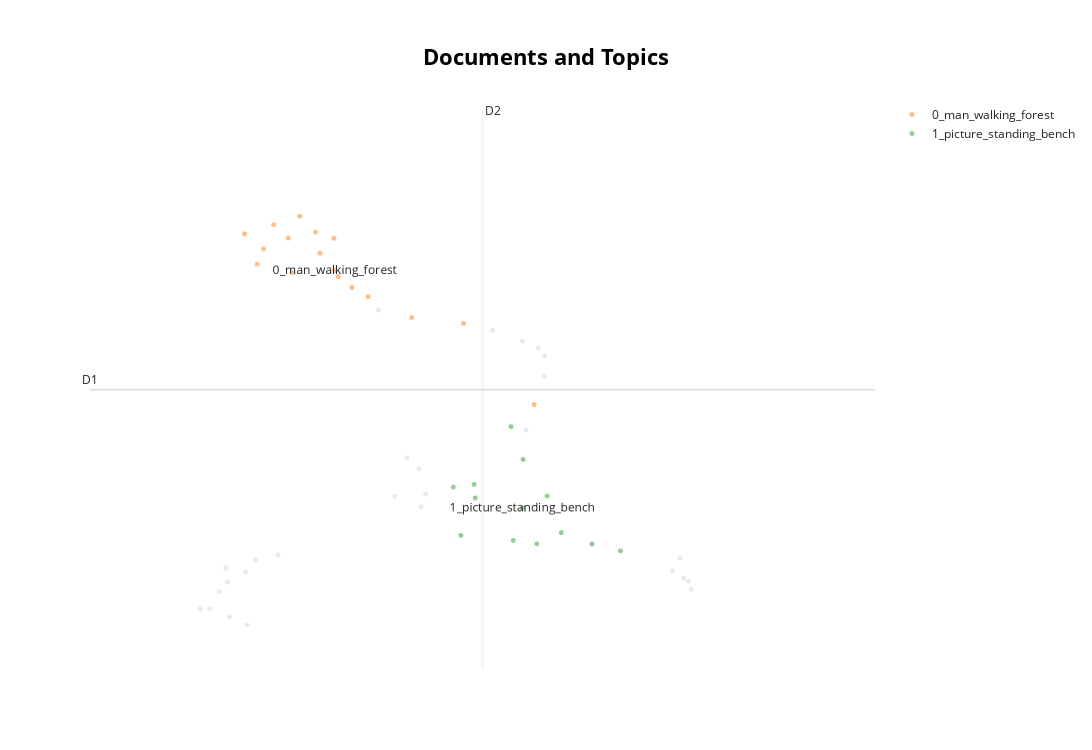

Source (notebook cell):
### Code cell
topic_model.visualize_documents(captions_sound)

### Figure 1 — Plotly figure (JSON) as saved in the notebook; plotly's stock layout.template omitted (floating-point values rounded to 4 significant figures)
{"data": [{"hoverinfo": "text", "hovertext": ["there is a picture of a horse that is standing in front of a train", "there is a man walking on a train track with a sunset in the background", "there is a bird that is sitting on a bench in front of a fence", "there is a man walking on the train tracks with a hat on", "there is a man walking down a train track at night", "illustration of a man walking on a path in a field with birds flying around", "there is a drawing of a person wearing a pair of boots", "arafed image of a woman walking up a set of stairs", "there are two people walking on the train tracks at night", "there is a red object on the floor near the window", "painting of a dog sitting in a field with lightning in the background", "there is a woman walking down a path with a backpack", "there is a man standing in the middle of a forest", "there is a man standing in the middle of a forest", "there is a woman in a black cloak and hat walking through a field", "there is a woman walking down a path with a backpack", "there is a man walking down a train track at night", "there are four people walking down the tracks of a train track", "there is a man standing in the middle of a forest", "there are two people walking on a walkway in the dark", "there is a man standing in the woods with a backpack", "there is a man walking on the train tracks with a hat on", "there are two people walking on a train track holding hands", "there is a man walking down the tracks with a backpack", "a close up of a window with multiple different colored glass", "there is a man standing in the middle of a forest", null], "marker": {"color": "#CFD8DC", "opacity": 0.5, "size": 5}, "mode": "markers+text", "name": "other", "showlegend": false, "type": "scattergl", "x": [9.299, 8.698, 10.99, 8.927, 8.626, 10.45, 12.14, 12.35, 8.741, 10.91, 10.64, 12.1, 14.0, 13.82, 12.28, 12.36, 8.721, 8.407, 13.95, 8.944, 13.91, 9.041, 8.518, 11.76, 10.77, 14.03, 10.94], "y": [5.025, 4.844, 5.857, 4.792, 4.521, 8.388, 6.738, 7.48, 4.173, 6.208, 5.827, 7.959, 4.663, 4.805, 7.867, 7.761, 4.649, 4.282, 4.705, 4.069, 4.983, 4.956, 4.287, 8.108, 6.356, 4.554, 5.687]}, {"hoverinfo": "text", "hovertext": ["there is a man walking down a path in the fog", "there is a man walking through a forest with a butterfly", "there is a man walking through a forest with trees", "there is a man walking in the woods with a kite", "there is a man walking through a forest with a purple light", "illustration of a man walking down a path in a purple landscape", "there is a cartoon picture of a person wearing hiking boots", "there is a man walking in a field with a backpack", "there is a man walking through a forest with a purple background", "purple light shining through a forest with a man walking through it", "there is a man walking down a path in the woods", "there is a man walking on rocks with a backpack and birds flying in the sky", "there is a man walking through a forest with a bird flying overhead", "there is a man walking in the woods with a bird on his shoulder", "there is a man walking a dog under a tree with a mosquito on it", "there is a man walking down a path in a field of flowers", null], "marker": {"opacity": 0.5, "size": 5}, "mode": "markers+text", "name": "0_man_walking_forest", "text": ["", "", "", "", "", "", "", "", "", "", "", "", "", "", "", "", "0_man_walking_forest"], "textfont": {"size": 12}, "type": "scattergl", "x": [9.989, 9.25, 9.547, 9.134, 9.78, 10.15, 12.23, 11.42, 9.728, 9.94, 9.469, 10.83, 9.417, 9.061, 8.916, 10.33, 9.95], "y": [8.847, 9.558, 9.675, 9.226, 9.168, 8.696, 7.088, 8.202, 9.457, 9.371, 8.899, 8.285, 9.376, 9.014, 9.432, 8.571, 8.929]}, {"hoverinfo": "text", "hovertext": ["there is a silhouette of a person standing on a tower", "someones feet with a black strip of color on a colorful background", "there is a picture of a bus with a full moon in the background", "there are four different pictures of a person sitting on a bench", "arafed picture of a road with a bench and a rain cloud", "there are two birds that are standing on the beach", "there is a stairway leading to a moon over the ocean", "there is a man standing on a pile of rocks by the water", "there is a picture of a person standing on a desert", "there is a picture of a bench with a striped back", "framed picture of a man in a cowboy hat standing on a beach", "there is a sailboat on the water with a ship in the background", null], "marker": {"opacity": 0.5, "size": 5}, "mode": "markers+text", "name": "1_picture_standing_bench", "text": ["", "", "", "", "", "", "", "", "", "", "", "", "1_picture_standing_bench"], "textfont": {"size": 12}, "type": "scattergl", "x": [12.11, 11.97, 11.39, 11.55, 11.56, 12.54, 11.99, 13.22, 12.38, 11.31, 12.9, 12.27, 12.1], "y": [6.336, 6.786, 5.294, 5.993, 5.806, 5.331, 5.225, 5.081, 5.834, 5.956, 5.175, 5.177, 5.666]}], "layout": {"annotations": [{"showarrow": false, "text": "D1", "x": 7.146, "y": 7.292, "yshift": 10}, {"showarrow": false, "text": "D2", "x": 11.64, "xshift": 10, "y": 11.13}], "height": 750, "shapes": [{"line": {"color": "#CFD8DC", "width": 2}, "type": "line", "x0": 11.64, "x1": 11.64, "y0": 3.459, "y1": 11.13}, {"line": {"color": "#9E9E9E", "width": 2}, "type": "line", "x0": 7.146, "x1": 16.14, "y0": 7.292, "y1": 7.292}], "title": {"font": {"color": "Black", "size": 22}, "text": "<b>Documents and Topics</b>", "x": 0.5, "xanchor": "center", "yanchor": "top"}, "width": 1200, "xaxis": {"autorange": true, "range": [7.038, 16.15], "type": "linear", "visible": false}, "yaxis": {"autorange": true, "range": [3.445, 11.26], "type": "linear", "visible": false}}}
